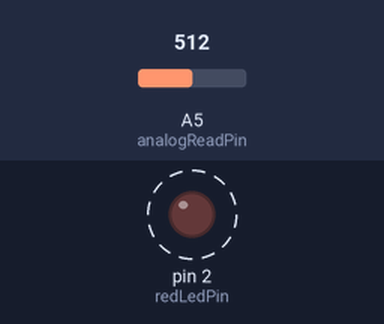
This sketch was run on a simulated Arduino Uno, built with avr-gcc and run on an emulated ATmega328P. On the bench: output pins drawn as LEDs (lit = HIGH). Dashed ring = blinking. The test bench sets the inputs (shaded band); at power-on: A5 (analogReadPin) = 512.

Above: at 1.8 s.
1.9 s: A5 (analogReadPin) set to 0
At 2.4 s:
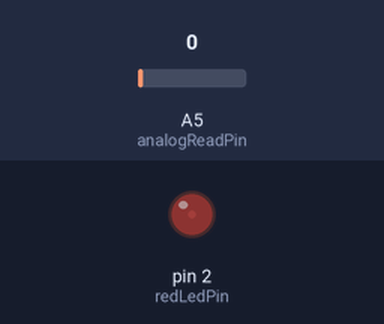
3.6 s: A5 (analogReadPin) set to 122
At 3.9 s:
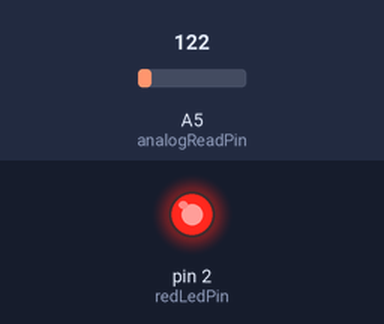
Timing chart, 0 to 13.1 s (numbered marks = the images above; inputs shaded):
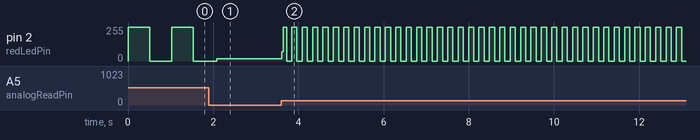

Measured:
- after the input at 3.6 s, pin 2 (redLedPin): 18/255 → 71/255 at once, then moves between 0/255 and 255/255, repeating every 0.24 s
- by itself, pin 2 (redLedPin): alternates 255/255 for 0.51 s and 0/255 for 0.51 s

The sketch:

1_analogRead.ino
```cpp
#include "Led.h"
#define redLedPin 2
#define analogReadPin 5

int analogReadValue = 0;
LED led1("red", false, redLedPin);

void setup() {
  Serial.begin(9600);
  pinMode(redLedPin, OUTPUT);
}

void loop() {
  analogReadValue = analogRead(analogReadPin);
  led1.turnOn();
  delay(analogReadValue);
  led1.turnOff();
  delay(analogReadValue);
}
```

Led.cpp
```cpp
#include "Led.h"

LED::LED (String name, boolean state, byte pin) {
    this -> pin = pin;
    this -> name = name;
    this -> state = state;
  }

void LED::reverseLEDState() {
    this -> state = ! this -> state;
    updateLED();
  }

void LED::turnOn() {
    this -> state = true;
    updateLED();
  }

void LED::turnOff() {
    this -> state = false;
    updateLED();
  }

String LED::getName() {
    return this -> name;
  }

void LED::updateLED() {
    if (state) {
      digitalWrite(pin, HIGH);
    }
    else {
      digitalWrite(pin, LOW);
    }
  }
```

Led.h
```cpp
#include <Arduino.h>

class LED {
  private:
    String name;
    byte pin;
    boolean state;
  void updateLED();

  public:
    LED (String name, boolean state, byte pin);

    void reverseLEDState();

    void turnOn();
    void turnOff();

    String getName();
};
```
